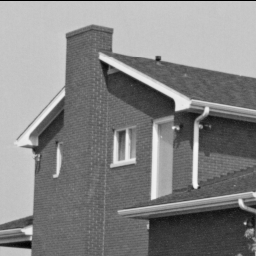
#> input picture images/maison.tif, 256 x 256 px
$ python Acquisition_radiometrie.py
#> lines starting #> are read from the running program, lines starting #| are printed output that depends on the picture
#!/usr/bin/env python3
# -*- coding: utf-8 -*-


#%% SECTION 1 inclusion de packages externes


import numpy as np
import platform
import tempfile
import os
import matplotlib.pyplot as plt
from scipy import ndimage as ndi
# necessite scikit-image
from skimage import io as skio


#%% SECTION 2 fonctions utiles pour le TP

def viewimage(im,normalise=True,MINI=0.0, MAXI=255.0):
    """ Cette fonction fait afficher l'image EN NIVEAUX DE GRIS
        dans gimp. Si un gimp est deja ouvert il est utilise.
        Par defaut normalise=True. Et dans ce cas l'image est normalisee
        entre 0 et 255 avant d'être sauvegardee.
        Si normalise=False MINI et MAXI seront mis a 0 et 255 dans l'image resultat

    """
    imt=np.float32(im.copy())
    if platform.system()=='Darwin': #on est sous mac
        prephrase='open -a GIMP '
        endphrase=' '
    elif platform.system()=='Windows':
        #ou windows ; probleme : il faut fermer gimp pour reprendre la main;
        #si vous savez comment faire (commande start ?) je suis preneur
        prephrase='"C:/Program Files/GIMP 2/bin/gimp-2.10.exe" '
        endphrase=' '
    else: #SINON ON SUPPOSE LINUX (si vous avez un windows je ne sais pas comment faire. Si vous savez dites-moi.)
        prephrase='gimp '
        endphrase= ' &'

    if normalise:
        m=im.min()
        imt=imt-m
        M=imt.max()
        if M>0:
            imt=255*imt/M

    else:
        imt=(imt-MINI)/(MAXI-MINI)
        imt[imt<0]=0
        imt[imt>1]=1
        imt *= 255

    nomfichier=tempfile.mktemp('TPIMA.png')
    commande=prephrase +nomfichier+endphrase
    imt = imt.astype(np.uint8)
    skio.imsave(nomfichier,imt)
    os.system(commande)

def viewimage_color(im,normalise=True,MINI=0.0, MAXI=255.0):
    """ Cette fonction fait afficher l'image EN COULEURS
        dans gimp. Si un gimp est deja ouvert il est utilise.
        Par defaut normalise=True. Et dans ce cas l'image est normalisee
        entre 0 et 255 avant d'être sauvegardee.
        Si normalise=False MINI(defaut 0) et MAXI (defaut 255) seront mis a 0 et 255 dans l'image resultat

    """
    imt=np.float32(im.copy())
    if platform.system()=='Darwin': #on est sous mac
        prephrase='open -a GIMP '
        endphrase= ' '
    elif platform.system()=='Windows':
        #ou windows ; probleme : il faut fermer gimp pour reprendre la main;
        #si vous savez comment faire (commande start ?) je suis preneur
        prephrase='"C:/Program Files/GIMP 2/bin/gimp-2.10.exe" '
        endphrase=' '
    else: #SINON ON SUPPOSE LINUX (si vous avez un windows je ne sais comment faire. Si vous savez dites-moi.)
        prephrase='gimp '
        endphrase=' &'

    if normalise:
        m=imt.min()
        imt=imt-m
        M=imt.max()
        if M>0:
            imt=255*imt/M
    else:
        imt=(imt-MINI)/(MAXI-MINI)
        imt[imt<0]=0
        imt[imt>1]=1
        imt *= 255

    nomfichier=tempfile.mktemp('TPIMA.pgm')
    commande=prephrase +nomfichier+endphrase
    imt = imt.astype(np.uint8)
    skio.imsave(nomfichier,imt)
    os.system(commande)

def noise(im,br):
    """ Cette fonction ajoute un bruit blanc gaussier d'ecart type br
       a l'image im et renvoie le resultat"""
    imt=np.float32(im.copy())
    sh=imt.shape
    bruit=br*np.random.randn(*sh)
    imt=imt+bruit
    return imt

# [91 lines left out: functions quantize, seuil, gradx, grady, view_spectre, filterlow and 1 more, not called in this run]
#%% SECTION 3 exemples de commandes pour effectuer ce qui est demande pendant le TP

#%% charger une image
im=skio.imread('images/maison.tif')
#> im is the input picture: shape (256, 256); min 0, max 246, mean 133

# connaitre la taille de l'image
im.shape

#avoir la valeur d'un pixel
im[9,8] #pixel en y=9 et x=8

# visualiser l'image (en niveaux de gris)
viewimage(im)
#> in viewimage, `m=im.min()`: m = 0
#> in viewimage, `M=imt.max()`: M = 246
# afficher une ligne d'une image comme un signal
# par exemple on affiche la ligne y=129


plt.plot(im[129,:])
# colonne x=45
plt.plot(im[:,45])

# maximum d'une image
im.max()
# minimum
im.min()
#minimum d'une ligne
im[129,:].min()

# transformation en image a valeurs reelles
imfloat= np.float32(im)
# valeur absolue d'une image
abs(im)
# pour obtenir de l'aide
help(quantize)
# transformerun tableau en une line
r=im.reshape( ( -1,))
print (r.shape)
#| (65536,)
#%% une image couleur
im=skio.imread('images/fleur.tif')
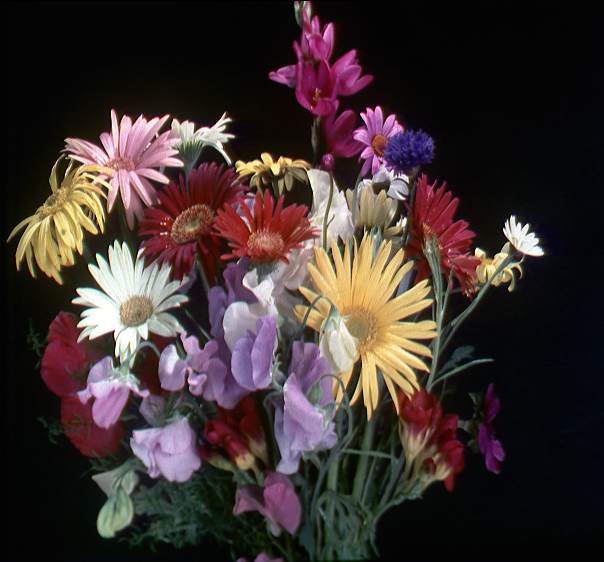
#> input picture images/fleur.tif, 604 x 562 px
#> im is the input picture: shape (562, 604, 3); mean R, G, B 62, 49.6, 47.8
viewimage_color(im,normalise=False) #on ne normalise pas pour garder l'image comme
                                    # a l'origine
# voir un seul canal (rouge)
viewimage(im[:,:,0])
viewimage(im.mean(axis=2)) #la moyenne des trois canaux
#> call 3 of viewimage, with normalise = True, MINI = 0, MAXI = 255
#> in viewimage (call 3), `imt=np.float32(im.copy())`:
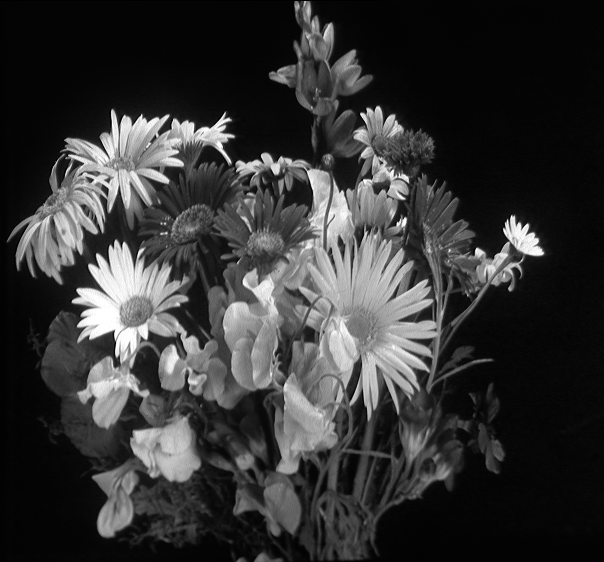
#> imt: shape (562, 604) float32; min 0, max 255, mean 53.1
#%%
#histogrammes
# simple visualisation
im=skio.imread('images/maison.tif')
plt.hist(im.reshape((-1,)),bins=255) #le reshape transforme en tableau 1D
#%%
#calcul d'un histogramme cumule
(histo,bins)=np.histogram(im.reshape((-1,)),np.arange(0,256)) #le reshape est inutile pour np.histogram, mais on le laisse pour la compatibilite avec plt.hist
#> histo = 255 values, max 4667 at index 197, min 0 at index 1, mean 257; bins = 256 values from 0 to 255
histo=histo/histo.sum()
#> histo = 255 values, max 0.0712 at index 197, min 0 at index 1, mean 0.00392
histocum=histo.cumsum()
#> histocum = 255 values from 0.00391 to 1
plt.plot(histocum)

#%% ajout de bruit
imbr=noise(im,10)
viewimage_color(imbr,normalise=False)
#> in viewimage_color (call 2), `imt[imt<0]=0`: imt: shape (256, 256) float32; min 0, max 1.05, mean 0.521
#> in viewimage_color (call 2), `imt[imt>1]=1`: imt: shape (256, 256) float32; min 0, max 1, mean 0.521
#effet sur l'histogramme
plt.hist(im.reshape((-1,)),255)
plt.show()
#> figure, not shown here; tallest bar 4667 high, from x = 196.8 to 197.8; tallest bar 4667 high, from x = 196.8 to 197.8; curve peaks at x = 31, y = 238; curve peaks at x = 113, y = 237
plt.hist(imbr.reshape((-1,)),255)
plt.show()
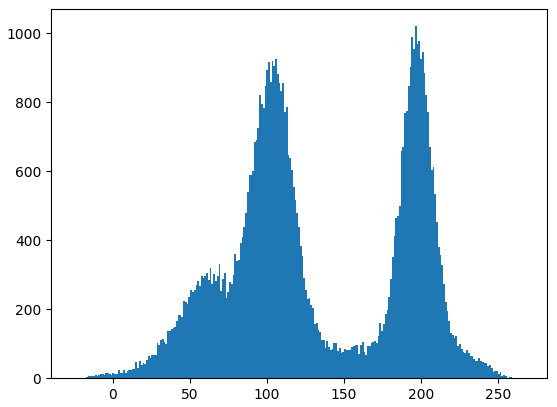
#> figure drawn by matplotlib, 1 panel; tallest bar 1020 high, from x = 195.9 to 197.1

#%% egalisation d'histogramme
im=skio.imread('images/sombre.jpg')
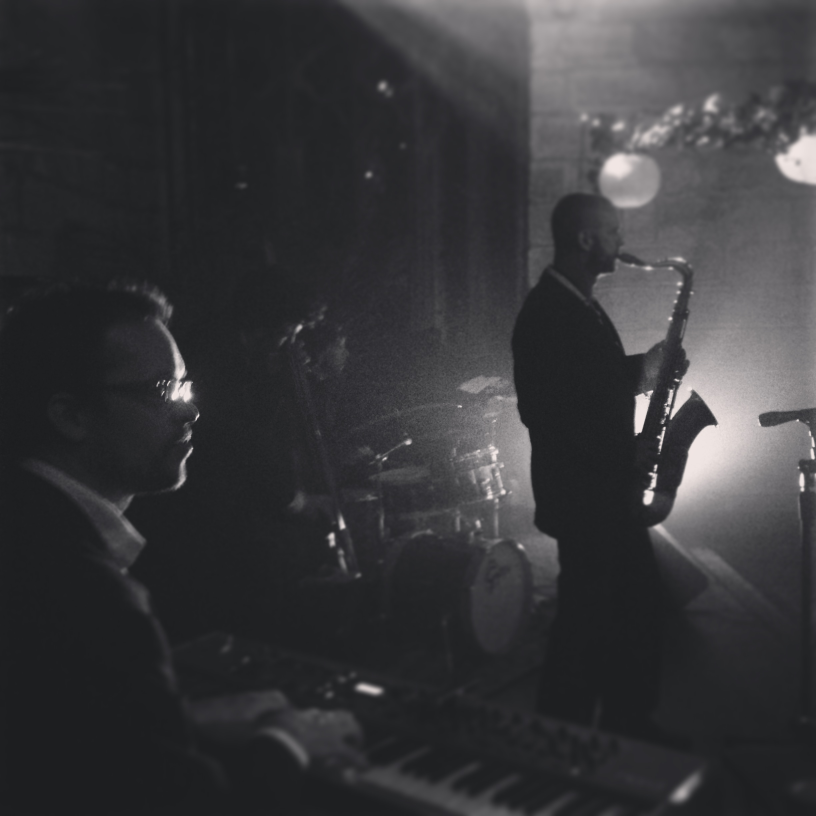
#> input picture images/sombre.jpg, 2448 x 2448 px (shown at 1/3 size)
#> im is the input picture: shape (2448, 2448, 3); mean R, G, B 55.8, 55.7, 58
im=im.mean(axis=2) #on est sur que l'image est en niveaux de gris
#> im: shape (2448, 2448) float64
viewimage(im)
#> call 4 of viewimage, with normalise = True, MINI = 0, MAXI = 255
#> in viewimage (call 4), `m=im.min()`: m = 28.33
#> in viewimage (call 4), `imt=imt-m`:
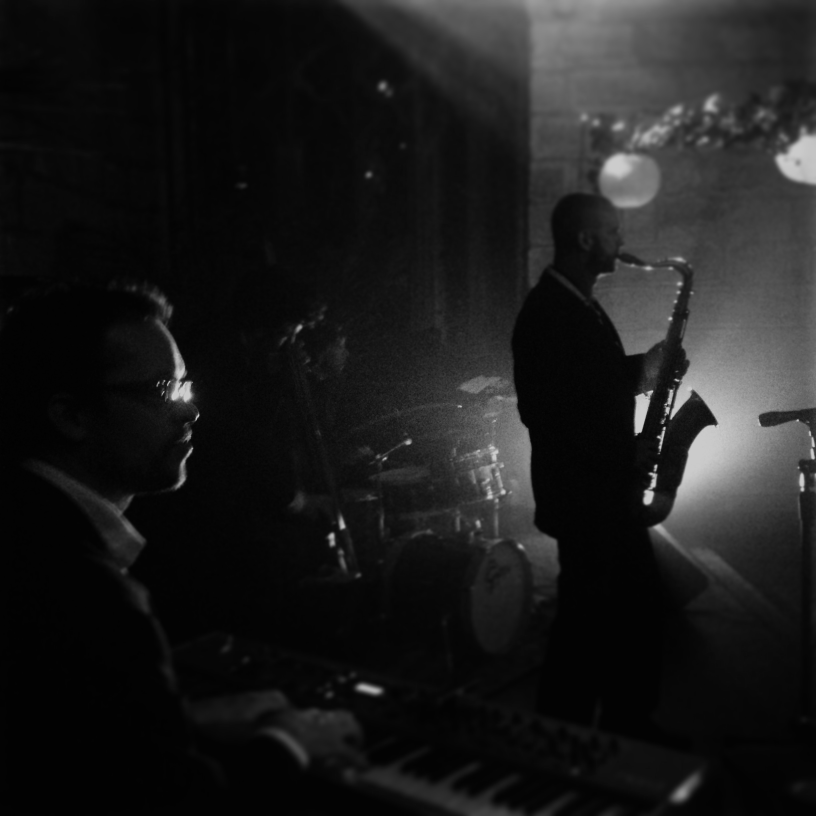
#> imt: shape (2448, 2448) float32 (shown at 1/3 size); min 0, max 208.7, mean 28.2
#> in viewimage (call 4), `M=imt.max()`: M = 208.7
#> in viewimage (call 4), `imt=255*imt/M`:
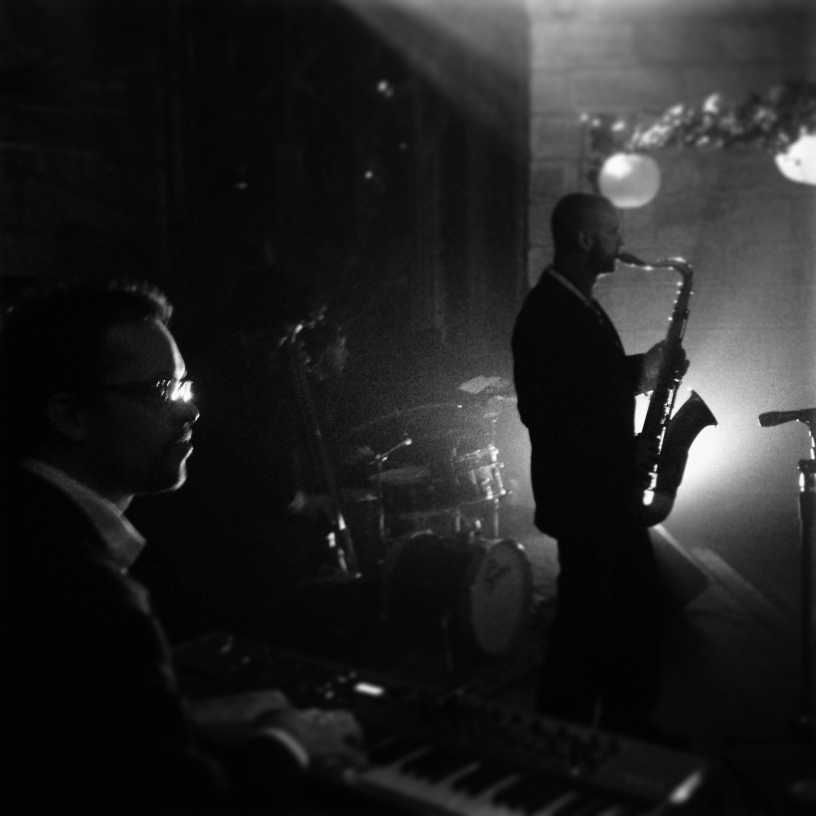
#> imt: shape (2448, 2448) float32 (shown at 1/3 size); min 0, max 255, mean 34.4
(histo,bins)=np.histogram(im.reshape((-1,)),np.arange(0,256)) #le reshape en inutile pour np.histogram, mais on le laisse pour la compatibilite avec plt.hist
#> histo = 255 values, max 413226 at index 35, min 0 at index 0, mean 23500.8
histo=histo/histo.sum()
#> histo = 255 values, max 0.069 at index 35, min 0 at index 0, mean 0.00392
histocum=histo.cumsum()
#> histocum = 255 values from 0 to 1
imequal=histocum[np.uint8(im)]
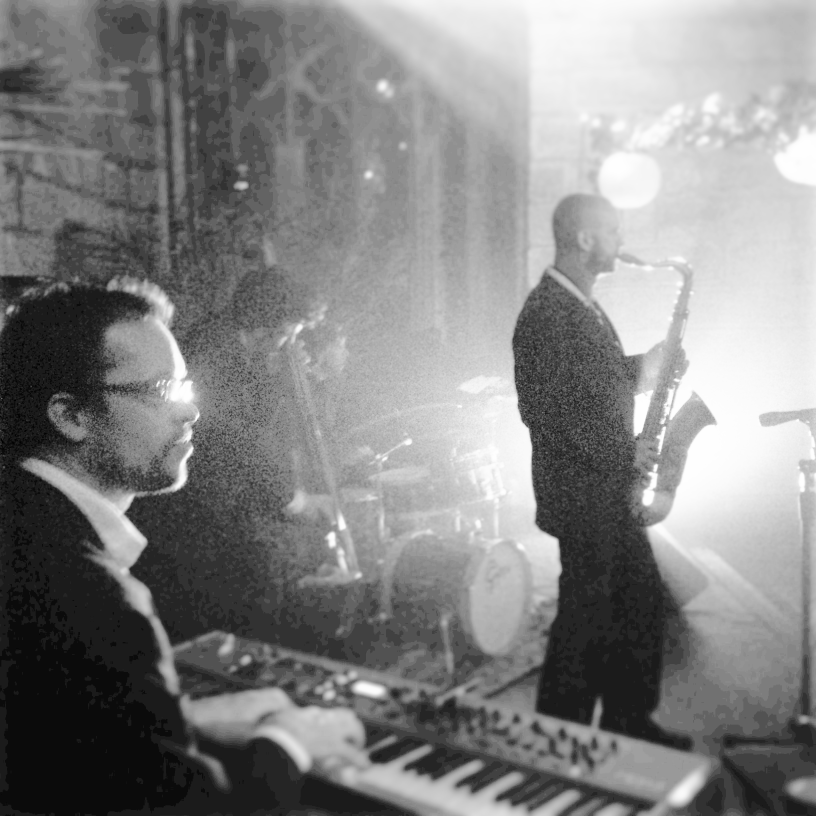
#> imequal: shape (2448, 2448) float64 (shown at 1/3 size); min 4.34e-06, max 1, mean 0.516
viewimage(imequal)

#%%
#> (the run stopped early here; a loop or call above may not have finished)
